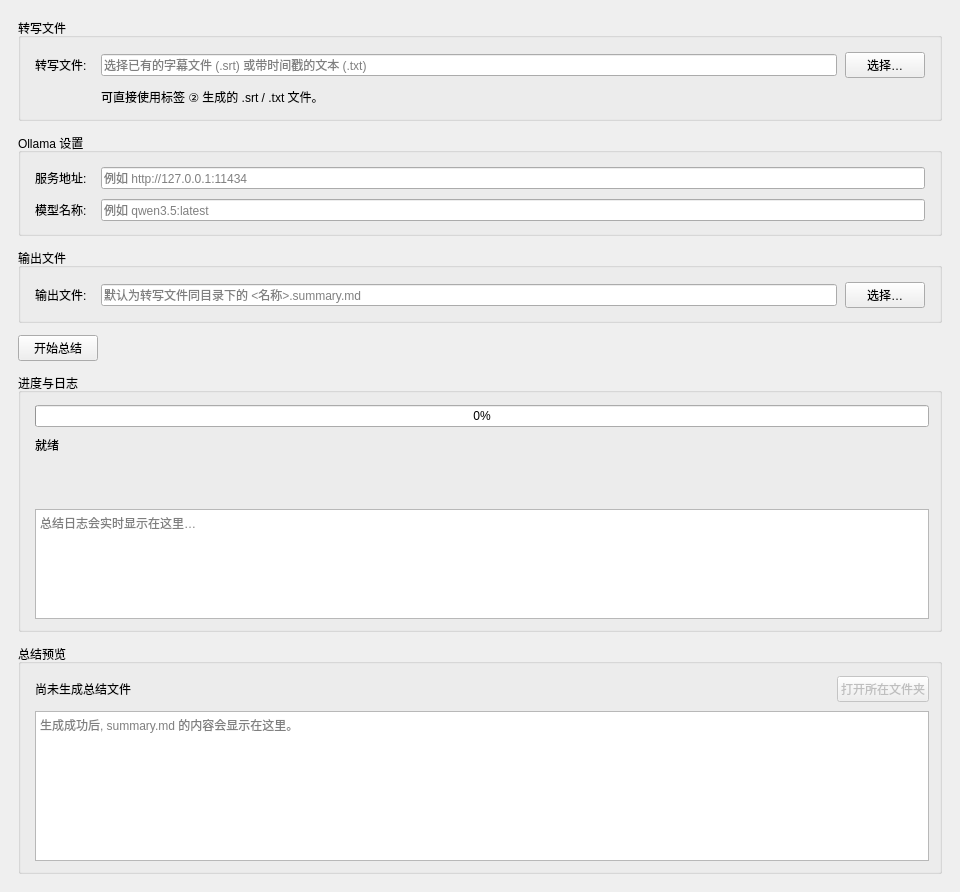
<?xml version="1.0" encoding="UTF-8"?>
<ui version="4.0">
 <class>SummaryTab</class>
 <widget class="QWidget" name="SummaryTab">
  <property name="geometry">
   <rect>
    <x>0</x>
    <y>0</y>
    <width>960</width>
    <height>720</height>
   </rect>
  </property>
  <layout class="QVBoxLayout" name="outerLayout" stretch="0,0,0,0,0,1">
   <property name="spacing">
    <number>12</number>
   </property>
   <property name="leftMargin">
    <number>18</number>
   </property>
   <property name="topMargin">
    <number>18</number>
   </property>
   <property name="rightMargin">
    <number>18</number>
   </property>
   <property name="bottomMargin">
    <number>18</number>
   </property>
   <item>
    <widget class="QGroupBox" name="srcGroup">
     <property name="title">
      <string>转写文件</string>
     </property>
     <layout class="QFormLayout" name="srcForm">
      <property name="labelAlignment">
       <set>Qt::AlignRight|Qt::AlignVCenter</set>
      </property>
      <property name="formAlignment">
       <set>Qt::AlignLeft|Qt::AlignVCenter</set>
      </property>
      <property name="horizontalSpacing">
       <number>14</number>
      </property>
      <property name="verticalSpacing">
       <number>10</number>
      </property>
      <property name="leftMargin">
       <number>14</number>
      </property>
      <property name="topMargin">
       <number>14</number>
      </property>
      <property name="rightMargin">
       <number>14</number>
      </property>
      <property name="bottomMargin">
       <number>12</number>
      </property>
      <item row="0" column="0">
       <widget class="QLabel" name="transcriptLabel">
        <property name="text">
         <string>转写文件:</string>
        </property>
       </widget>
      </item>
      <item row="0" column="1">
       <widget class="QWidget" name="transcriptRow">
        <layout class="QHBoxLayout" name="transcriptRowLayout" stretch="1,0">
         <property name="spacing">
          <number>8</number>
         </property>
         <property name="leftMargin">
          <number>0</number>
         </property>
         <property name="topMargin">
          <number>0</number>
         </property>
         <property name="rightMargin">
          <number>0</number>
         </property>
         <property name="bottomMargin">
          <number>0</number>
         </property>
         <item>
          <widget class="QLineEdit" name="transcriptEdit">
           <property name="placeholderText">
            <string>选择已有的字幕文件 (.srt) 或带时间戳的文本 (.txt)</string>
           </property>
          </widget>
         </item>
         <item>
          <widget class="QPushButton" name="transcriptBrowseBtn">
           <property name="cursor">
            <cursorShape>PointingHandCursor</cursorShape>
           </property>
           <property name="text">
            <string>选择…</string>
           </property>
          </widget>
         </item>
        </layout>
       </widget>
      </item>
      <item row="1" column="1">
       <widget class="QLabel" name="sectionHint">
        <property name="text">
         <string>可直接使用标签 ② 生成的 .srt / .txt 文件。</string>
        </property>
       </widget>
      </item>
     </layout>
    </widget>
   </item>
   <item>
    <widget class="QGroupBox" name="ollamaGroup">
     <property name="title">
      <string>Ollama 设置</string>
     </property>
     <layout class="QFormLayout" name="ollamaForm">
      <property name="labelAlignment">
       <set>Qt::AlignRight|Qt::AlignVCenter</set>
      </property>
      <property name="formAlignment">
       <set>Qt::AlignLeft|Qt::AlignVCenter</set>
      </property>
      <property name="horizontalSpacing">
       <number>14</number>
      </property>
      <property name="verticalSpacing">
       <number>10</number>
      </property>
      <property name="leftMargin">
       <number>14</number>
      </property>
      <property name="topMargin">
       <number>14</number>
      </property>
      <property name="rightMargin">
       <number>14</number>
      </property>
      <property name="bottomMargin">
       <number>12</number>
      </property>
      <item row="0" column="0">
       <widget class="QLabel" name="ollamaUrlLabel">
        <property name="text">
         <string>服务地址:</string>
        </property>
       </widget>
      </item>
      <item row="0" column="1">
       <widget class="QLineEdit" name="ollamaUrlEdit">
        <property name="placeholderText">
         <string>例如 http://127.0.0.1:11434</string>
        </property>
       </widget>
      </item>
      <item row="1" column="0">
       <widget class="QLabel" name="ollamaModelLabel">
        <property name="text">
         <string>模型名称:</string>
        </property>
       </widget>
      </item>
      <item row="1" column="1">
       <widget class="QLineEdit" name="ollamaModelEdit">
        <property name="placeholderText">
         <string>例如 qwen3.5:latest</string>
        </property>
       </widget>
      </item>
     </layout>
    </widget>
   </item>
   <item>
    <widget class="QGroupBox" name="outGroup">
     <property name="title">
      <string>输出文件</string>
     </property>
     <layout class="QFormLayout" name="outForm">
      <property name="labelAlignment">
       <set>Qt::AlignRight|Qt::AlignVCenter</set>
      </property>
      <property name="formAlignment">
       <set>Qt::AlignLeft|Qt::AlignVCenter</set>
      </property>
      <property name="horizontalSpacing">
       <number>14</number>
      </property>
      <property name="verticalSpacing">
       <number>10</number>
      </property>
      <property name="leftMargin">
       <number>14</number>
      </property>
      <property name="topMargin">
       <number>14</number>
      </property>
      <property name="rightMargin">
       <number>14</number>
      </property>
      <property name="bottomMargin">
       <number>12</number>
      </property>
      <item row="0" column="0">
       <widget class="QLabel" name="outPathLabel">
        <property name="text">
         <string>输出文件:</string>
        </property>
       </widget>
      </item>
      <item row="0" column="1">
       <widget class="QWidget" name="outRow">
        <layout class="QHBoxLayout" name="outRowLayout" stretch="1,0">
         <property name="spacing">
          <number>8</number>
         </property>
         <property name="leftMargin">
          <number>0</number>
         </property>
         <property name="topMargin">
          <number>0</number>
         </property>
         <property name="rightMargin">
          <number>0</number>
         </property>
         <property name="bottomMargin">
          <number>0</number>
         </property>
         <item>
          <widget class="QLineEdit" name="outPathEdit">
           <property name="placeholderText">
            <string>默认为转写文件同目录下的 &lt;名称&gt;.summary.md</string>
           </property>
          </widget>
         </item>
         <item>
          <widget class="QPushButton" name="outBrowseBtn">
           <property name="cursor">
            <cursorShape>PointingHandCursor</cursorShape>
           </property>
           <property name="text">
            <string>选择…</string>
           </property>
          </widget>
         </item>
        </layout>
       </widget>
      </item>
     </layout>
    </widget>
   </item>
   <item>
    <layout class="QHBoxLayout" name="actionRow" stretch="0,0,1">
     <property name="spacing">
      <number>10</number>
     </property>
     <item>
      <widget class="QPushButton" name="btnPrimary">
       <property name="cursor">
        <cursorShape>PointingHandCursor</cursorShape>
       </property>
       <property name="text">
        <string>开始总结</string>
       </property>
      </widget>
     </item>
     <item>
      <widget class="QLabel" name="hintLabel">
       <property name="visible">
        <bool>false</bool>
       </property>
       <property name="text">
        <string/>
       </property>
      </widget>
     </item>
     <item>
      <spacer name="actionSpacer">
       <property name="orientation">
        <enum>Qt::Horizontal</enum>
       </property>
       <property name="sizeType">
        <enum>QSizePolicy::Expanding</enum>
       </property>
       <property name="sizeHint" stdset="0">
        <size>
         <width>40</width>
         <height>20</height>
        </size>
       </property>
      </spacer>
     </item>
    </layout>
   </item>
   <item>
    <widget class="QGroupBox" name="progGroup">
     <property name="title">
      <string>进度与日志</string>
     </property>
     <layout class="QVBoxLayout" name="progGroupLayout" stretch="0,0,0,0,1">
      <property name="spacing">
       <number>9</number>
      </property>
      <property name="leftMargin">
       <number>14</number>
      </property>
      <property name="topMargin">
       <number>12</number>
      </property>
      <property name="rightMargin">
       <number>10</number>
      </property>
      <property name="bottomMargin">
       <number>10</number>
      </property>
      <item>
       <widget class="QProgressBar" name="progressBar">
        <property name="minimum">
         <number>0</number>
        </property>
        <property name="maximum">
         <number>100</number>
        </property>
        <property name="value">
         <number>0</number>
        </property>
       </widget>
      </item>
      <item>
       <widget class="QLabel" name="stageLabel">
        <property name="text">
         <string>就绪</string>
        </property>
       </widget>
      </item>
      <item>
       <widget class="QLabel" name="errorLabel">
        <property name="visible">
         <bool>false</bool>
        </property>
        <property name="text">
         <string/>
        </property>
        <property name="wordWrap">
         <bool>true</bool>
        </property>
       </widget>
      </item>
      <item>
       <widget class="QLabel" name="warnLabel">
        <property name="visible">
         <bool>false</bool>
        </property>
        <property name="text">
         <string/>
        </property>
        <property name="wordWrap">
         <bool>true</bool>
        </property>
       </widget>
      </item>
      <item>
       <widget class="QPlainTextEdit" name="logView">
        <property name="minimumSize">
         <size>
          <width>0</width>
          <height>110</height>
         </size>
        </property>
        <property name="placeholderText">
         <string>总结日志会实时显示在这里…</string>
        </property>
        <property name="readOnly">
         <bool>true</bool>
        </property>
        <property name="maximumBlockCount">
         <number>5000</number>
        </property>
       </widget>
      </item>
     </layout>
    </widget>
   </item>
   <item>
    <widget class="QGroupBox" name="prevGroup">
     <property name="title">
      <string>总结预览</string>
     </property>
     <layout class="QVBoxLayout" name="prevGroupLayout" stretch="0,1">
      <property name="spacing">
       <number>9</number>
      </property>
      <property name="leftMargin">
       <number>14</number>
      </property>
      <property name="topMargin">
       <number>12</number>
      </property>
      <property name="rightMargin">
       <number>10</number>
      </property>
      <property name="bottomMargin">
       <number>10</number>
      </property>
      <item>
       <layout class="QHBoxLayout" name="prevRow" stretch="1,0">
        <property name="spacing">
         <number>10</number>
        </property>
        <item>
         <widget class="ElidedLabel" name="resultLabel">
          <property name="text">
           <string>尚未生成总结文件</string>
          </property>
         </widget>
        </item>
        <item>
         <widget class="QPushButton" name="btnQuiet">
          <property name="enabled">
           <bool>false</bool>
          </property>
          <property name="cursor">
           <cursorShape>PointingHandCursor</cursorShape>
          </property>
          <property name="text">
           <string>打开所在文件夹</string>
          </property>
         </widget>
        </item>
       </layout>
      </item>
      <item>
       <widget class="QPlainTextEdit" name="previewView">
        <property name="minimumSize">
         <size>
          <width>0</width>
          <height>150</height>
         </size>
        </property>
        <property name="placeholderText">
         <string>生成成功后, summary.md 的内容会显示在这里。</string>
        </property>
        <property name="readOnly">
         <bool>true</bool>
        </property>
       </widget>
      </item>
     </layout>
    </widget>
   </item>
  </layout>
 </widget>
 <customwidgets>
  <customwidget>
   <class>ElidedLabel</class>
   <extends>QLabel</extends>
   <header>ElidedLabel.h</header>
  </customwidget>
 </customwidgets>
 <resources/>
 <connections/>
</ui>
